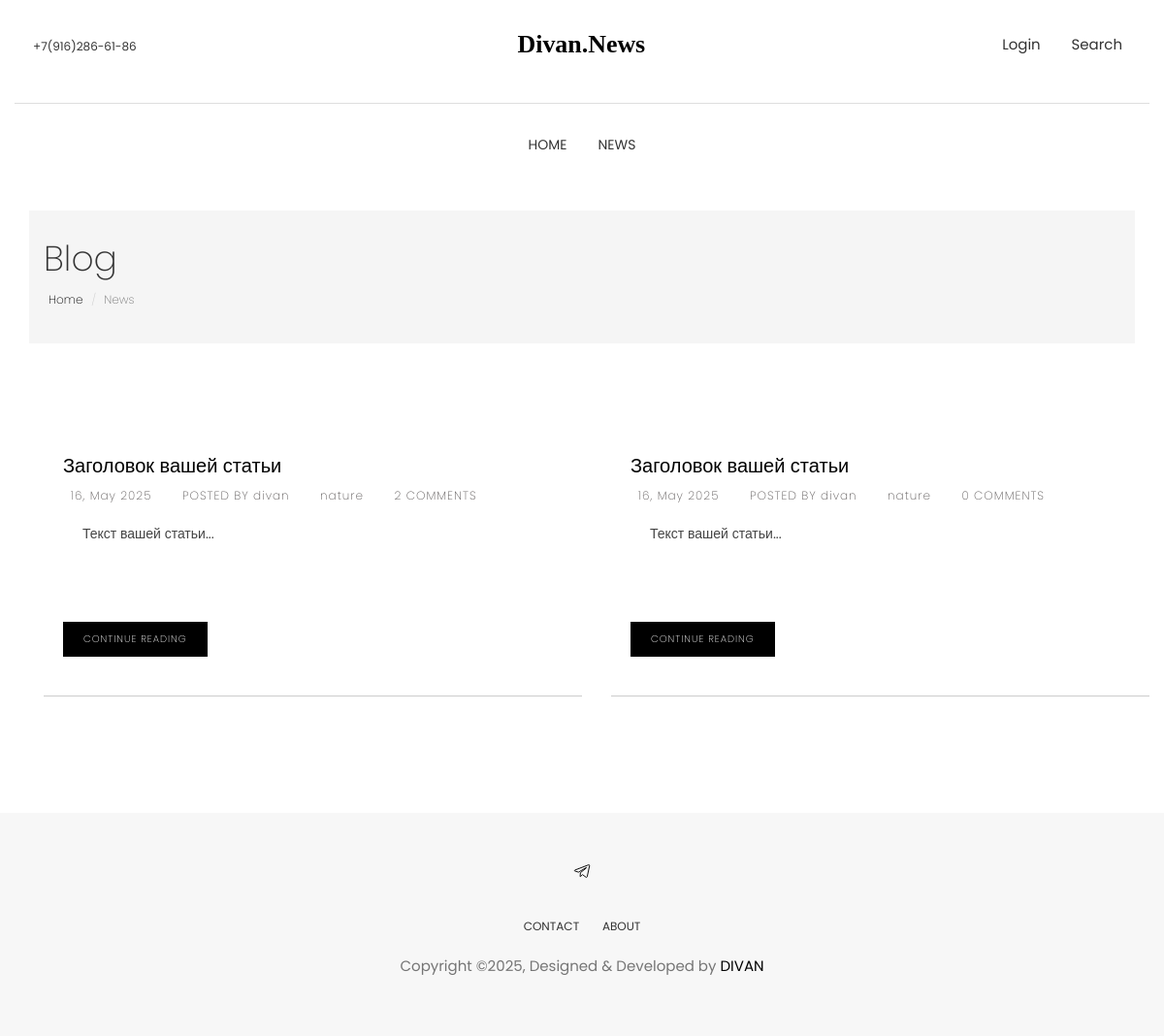
Page /news/ on the committed database.
### news/models.py (models this page shows, shortened)
class Article(models.Model):
    STATUS_CHOICES = [
        ('draft', 'Draft'),
        ('published', 'Published'),
    ]
    title = models.CharField(max_length=200)
    slug = models.SlugField(max_length=220, unique=True, blank=True)
    author = models.ForeignKey(settings.AUTH_USER_MODEL, on_delete=models.CASCADE, related_name='articles')
    image = models.ImageField(
        upload_to='media/article_img/',  # папка для загрузки изображений
        verbose_name='Изображение статьи',
        null=True,
        help_text='Загрузите изображение для статьи'
    )
    category = models.ForeignKey(Category, on_delete=models.SET_NULL, null=True, related_name='articles')
    tags = models.ManyToManyField(Tag, related_name='articles', blank=True)
    content = models.TextField()
    created_at = models.DateTimeField(auto_now_add=True)
    updated_at = models.DateTimeField(auto_now=True)
    status = models.CharField(max_length=10, choices=STATUS_CHOICES, default='draft')
    class Meta:
        ordering = ['-created_at']
        indexes = [models.Index(fields=['-created_at'])]

class Category(models.Model):
    name = models.CharField(max_length=100, unique=True)
    slug = models.SlugField(max_length=120, unique=True, blank=True)
    class Meta:
        verbose_name_plural = "Categories"

### news/views.py (the view)
# urls.py: path('news/', views.ArticleListView.as_view(), name='post_list'),
class ArticleListView(ListView):
    model = Article
    paginate_by = 6
    template_name = 'news/post_grid.html'
    context_object_name = 'articles'
    queryset = Article.objects.filter(status='published')
    def get_queryset(self):
        return (
            Article.objects
            .filter(status='published')
            .annotate(comment_count=Count('comments'))
        )

### templates/news/post_grid.html (shortened to what this page needs)
{% extends "base.html" %}
{% load static %}
{% block content %}
<section class="page-header">
    <div class="container">
       <div class="row">
          <div class="col-md-12">
             <div class="content">
                <h1 class="page-name">Blog</h1>
                <ol class="breadcrumb">
                   <li><a href="{% url 'news:index' %}">Home</a></li>
                   <li class="active">News</li>
                </ol>
             </div>
          </div>
       </div>
    </div>
</section>
<div class="page-wrapper">
    <div class="container">
       {% for article in articles %}
          {% if forloop.first or forloop.counter0|divisibleby:2 %}
          <div class="row row-eq-height">
          {% endif %}
            <div class="col-md-6">
               <div class="post equal-height-post">
                 <h2 class="post-title"><a href="{% url 'news:post_detail' article.slug %}">{{ article.title }}</a></h2>
                 <div class="post-meta">
                   <ul>
                     <li>
                         {{ article.created_at|date:"d, M Y" }}
                     </li>
                     <li>
                        POSTED BY {{ article.author }}
                     </li>
                     <li><a href="#"> {{ article.category.name }}</a></li>
                     <li>
                       <a href="#!">{{ article.comment_count }} COMMENTS</a>
                     </li>
                   </ul>
                 </div>
                 <div class="post-content">
                   <p class="post-excerpt">{{ article.content|truncatewords:30 }} </p>
                   <div class="read-more-wrapper">
                     <a href="{% url 'news:post_detail' article.slug %}" class="btn btn-main">Continue Reading</a>
                   </div>
                 </div>
               </div>
            </div>
          {% if forloop.last or forloop.counter|divisibleby:2 %}
          </div>
          {% endif %}
       {% empty %}
          <div class="row">
            <div class="col-md-12">
              <p>No posts found.</p>
            </div>
          </div>
       {% endfor %}
    </div>
</div>
{% endblock %}

### static/css/style.css (style rules this page uses)
body { line-height: 1.5; font-family: "Poppins", sans-serif; -webkit-font-smoothing: antialiased; }
p { font-family: "Poppins", sans-serif; color: #757575; font-size: 15px; }
h1, h2, h3, h4, h5, h6 { font-family: "Poppins", sans-serif; }
h1, h2, h3, h4, h5, h6 { font-weight: 400; }
ol, ul { margin: 0; padding: 0; list-style: none; }
a, a:focus, a:hover { text-decoration: none; outline: 0; color: #000; }
.btn-main, .btn-small, .btn-transparent, .btn-solid-border { background: #000; color: #fff; display: inline-block; font-size: 11px; letter-spacing: 1px; padding: 14px 35px; text-transform: uppercase; font-weight: 200; border-radius: 0; }
.page-header { background: #f5f5f5; margin-top: 20px; border-bottom: none; padding: 30px 0; }
.page-header h1 { font-weight: 200; margin: 0 0 6px 0; }
.page-header .breadcrumb { background: transparent; padding: 5px; margin: 0; }
.page-header .breadcrumb li { font-weight: 200; font-size: 12px; }
.page-header .breadcrumb li a { color: #000; }
.page-wrapper { padding: 70px 0; }
.post { background: #fff; margin-bottom: 40px; border-bottom: 1px solid #dedede; padding-bottom: 20px; }
.post .post-title { font-size: 20px; margin-top: 10px; margin: 25px 0 0; padding: 0 20px 5px; font-weight: 300; }
.post .post-title a { color: #000; }
.post .post-meta { font-size: 13px; margin-top: 5px; padding: 0 20px 5px; }
.post .post-meta ul li { display: inline-block; color: #5f5b5b; margin-right: 20px; font-size: 12px; letter-spacing: 1px; font-weight: 200; }
.post .post-meta ul li a { color: #5f5b5b; }
.post .post-content { padding: 5px 20px; }
.post .post-content p { color: #444; font-size: 14px; margin: 10px 0; }
.post .post-content .btn-main, .post .post-content .btn-solid-border, .post .post-content .btn-transparent, .post .post-content .btn-small { padding: 10px 20px; margin: 15px 0; font-size: 10px; }
.post-excerpt { padding: 0 20px; margin-bottom: 60px; }

### templates/news/post_grid.html (style rules this page uses)
.row-eq-height { display: flex; flex-wrap: wrap; margin-bottom: 20px; }
.equal-height-post { display: flex; flex-direction: column; height: 100%; border-bottom: 1px solid #cccccc; padding-bottom: 20px; }
.post-content { display: flex; flex-direction: column; flex-grow: 1; }
.post-excerpt { flex-grow: 1; }
.read-more-wrapper { margin-top: auto; padding-top: 15px; }
.col-md-6 { margin-bottom: 30px; }

### rows in the picture
Article: title "Заголовок вашей статьи", created_at "16, May 2025", author "divan", category.name "nature", comment_count "2", content "Текст вашей статьи..."
Article: title "Заголовок вашей статьи", created_at "16, May 2025", author "divan", category.name "nature", comment_count "0", content "Текст вашей статьи..."
